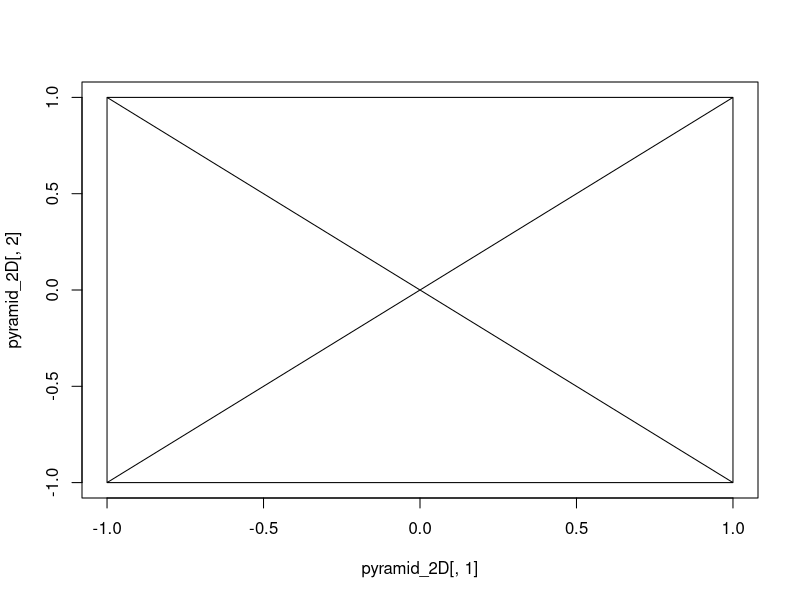
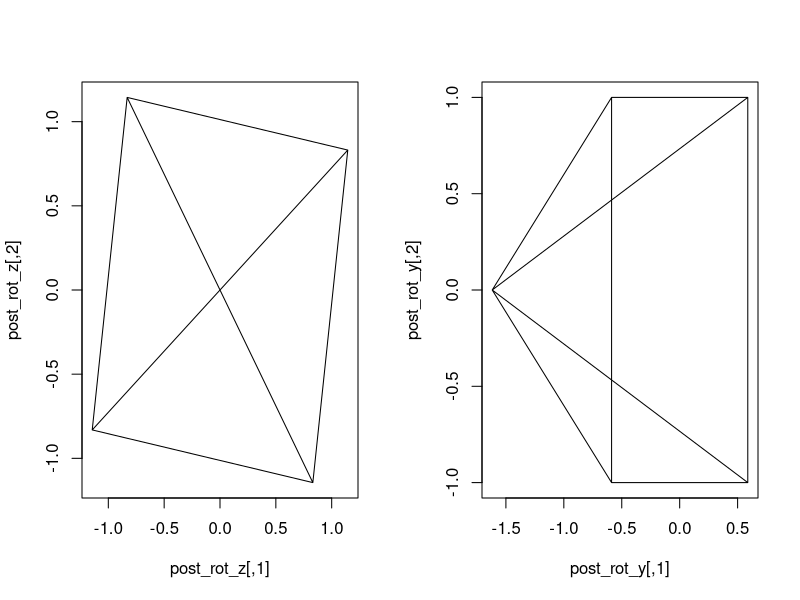

R code for these plots, in order:
p1= c(-1,-1,0)
p2= c(-1,1,0)
p3= c(1,1,0)
p4= c(1,-1,0)
p5= c(0,0,2)

v = seq(0,1,0.05)

e1 = v %o% (p2-p1) + rep(1,21) %o% p1
e2 = v %o% (p3-p2) + rep(1,21) %o% p2
e3 = v %o% (p4-p3) + rep(1,21) %o% p3
e4 = v %o% (p1-p4) + rep(1,21) %o% p4
e5 = v %o% (p5-p1) + rep(1,21) %o% p1
e6 = v %o% (p5-p2) + rep(1,21) %o% p2
e7 = v %o% (p5-p3) + rep(1,21) %o% p3
e8 = v %o% (p5-p4) + rep(1,21) %o% p4

pyramid = rbind(e1,e2,e3,e4,e5,e6,e7,e8)

projection_matrix <- t(matrix(c(1,0,0,0,1,0), nrow =2, ncol= 3,byrow= TRUE))
pyramid_2D <- pyramid %*% projection_matrix
plot(pyramid_2D[,1],pyramid_2D[,2], type="l")

phi=0.05*pi
theta=0.3*pi

rotate_z<-matrix(c(cos(phi),-sin(phi),0,sin(phi),cos(phi),0,0,0,1), nrow =3, ncol= 3,
                 byrow= TRUE)

rotate_y<-matrix(c(cos(theta), 0, sin(theta), 0, 1, 0, -sin(theta), 0, cos(theta)),
                 nrow =3, ncol= 3, byrow= TRUE)

post_rot_z = pyramid %*% rotate_z %*% projection_matrix
post_rot_y = pyramid %*% rotate_y %*% projection_matrix
par(mfrow=c(1,2))
plot(post_rot_z, type = "l")
plot(post_rot_y, type = "l")


